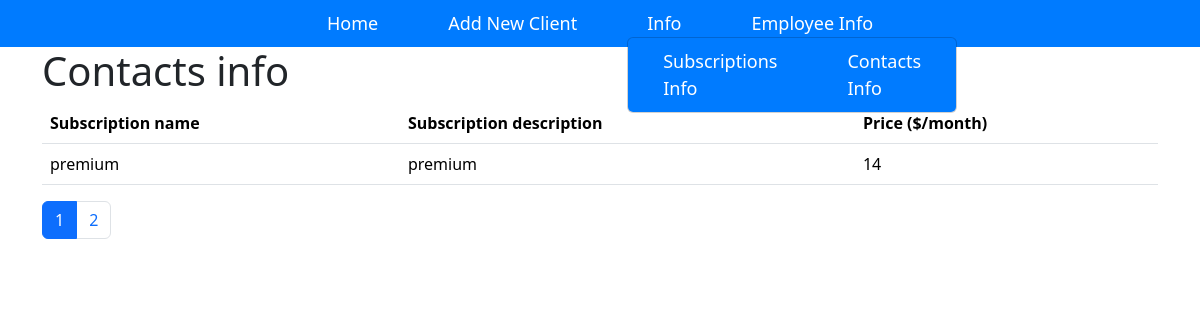
The page /views/subscription.php on the database its author committed.
### tables this page shows
CREATE TABLE `subscription` (
  `id` int(11) NOT NULL,
  `name` varchar(255) NOT NULL,
  `description` text NOT NULL,
  `price` int(11) NOT NULL
);

### views/subscription.php (the view, shortened to what this page needs)
<?php
include "../db.php";
$records_per_page = 1;
$page = isset($_GET['page']) ? (int)$_GET['page'] : 1;
$offset = ($page - 1) * $records_per_page;
$query = "SELECT * FROM subscription LIMIT $records_per_page OFFSET $offset";
$stmt = $pdo->query($query);
$subs = $stmt->fetchAll(PDO::FETCH_ASSOC);
$count_query = "SELECT COUNT(*) AS total FROM subscription";
$count_stmt = $pdo->query($count_query);
$total_subscriptions = $count_stmt->fetch(PDO::FETCH_ASSOC)['total'];
$total_pages = ceil($total_subscriptions / $records_per_page);
?>
<!DOCTYPE html>
<html lang="pl">
<head>
    <link href="https://cdn.jsdelivr.net/npm/bootstrap@5.3.1/dist/css/bootstrap.min.css" rel="stylesheet">
</head>
<body>
    <div class="container" >
        <h1>Contacts info</h1>
        <table class="table">
        <thead>
        <tr>
            <th>Subscription name</th>
            <th>Subscription description</th>
            <th>Price ($/month)</th>
        </tr>
        </thead>
        <tbody>
                <?php
                foreach ($subs as $sub): ?>
                <tr>
                <td><?= $sub['name']?></td>
                <td><?= $sub['description'] ?></td>
                <td><?= $sub['price'] ?></td>
            </tr>
            <?php endforeach; ?>
        </tbody>
        </table>
        <nav>
            <ul class="pagination">
                <?php for ($i = 1; $i <= $total_pages; $i++): ?>
                    <li class="page-item <?= ($i == $page) ? 'active' : '' ?>">
                        <a class="page-link" href="?page=<?= $i ?>"><?= $i ?></a>
                    </li>
                <?php endfor; ?>
            </ul>
        </nav>
    </div>
</body>
</html>

### rows shown on the page
subscription: name "premium", description "premium", price "14"
